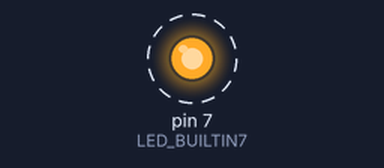
The sketch below on a simulated Arduino Uno, built with avr-gcc and run on an emulated ATmega328P. Parts: output pins drawn as LEDs (lit = HIGH). Dashed ring = blinking.

Above: at 0.5 s.
Timing chart, 0 to 4.6 s (numbered marks = the images above):
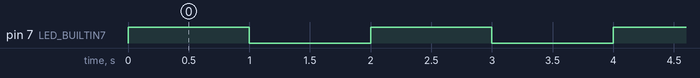

Measured:
- by itself, pin 7 (LED_BUILTIN7): alternates HIGH for 1.0 s and LOW for 1.0 s

The sketch:

Sketch_01.2_Blink.ino
```cpp
/**********************************************************************
* Filename    : Blink
* Description : Make an led blinking.
* Auther      : BLONWINER
* Modification: 2025/02/26
**********************************************************************/
#define LED_BUILTIN7 7

// the setup function runs once when you press reset or power the board
void setup() {
  // initialize digital pin LED_BUILTIN as an output.
  pinMode(LED_BUILTIN7, OUTPUT);
}

// the loop function runs over and over again forever
void loop() {
  digitalWrite(LED_BUILTIN7, HIGH);   // turn the LED on (HIGH is the voltage level)
  delay(1000);                       // wait for a second
  digitalWrite(LED_BUILTIN7, LOW);    // turn the LED off by making the voltage LOW
  delay(1000);                       // wait for a second
}
```
